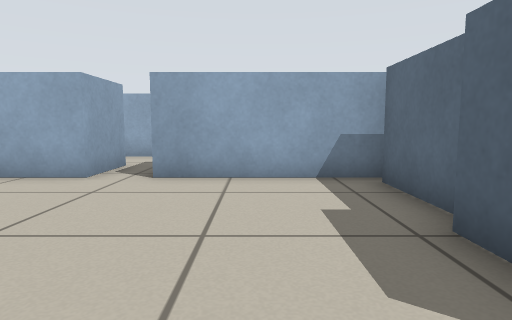
View 1 (above)

16 first-person views from a walk through a world built for the Player/Stage simulator. The camera is 0.51 m above the floor, tilts 6° down and sees 75° across. Floor lines are 1 m apart. The floor is counted in squares, 0.5 m on a side. Each view is taken from the middle of a square. On the plan, view 1 faces up. The plan holds only what a view shows up to about 13 squares ahead; the rest is blank. The robots in the file are not drawn.

View 2
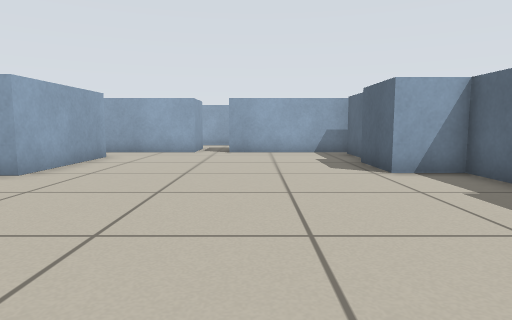

View 3
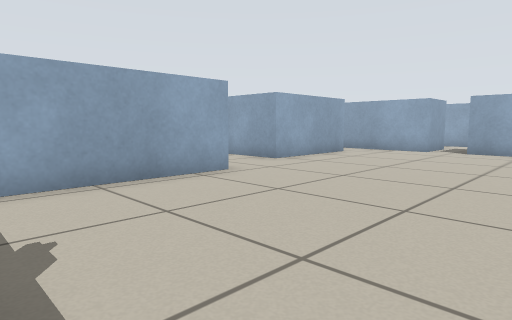

View 4
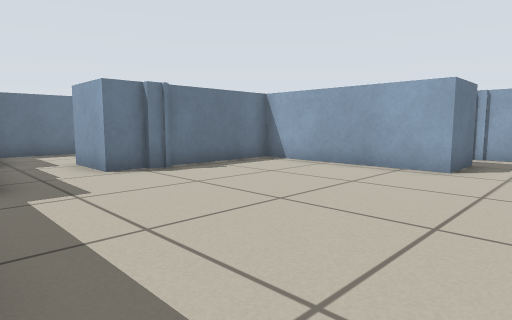

View 5
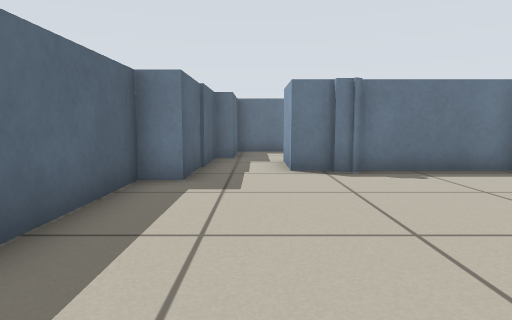

View 6
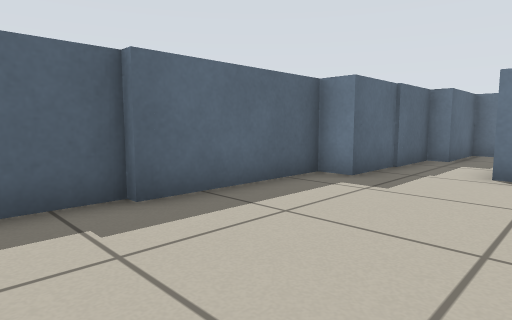

View 7
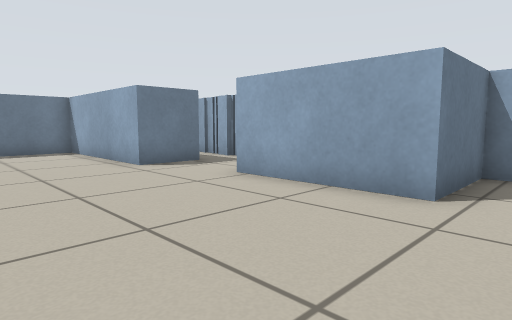

View 8
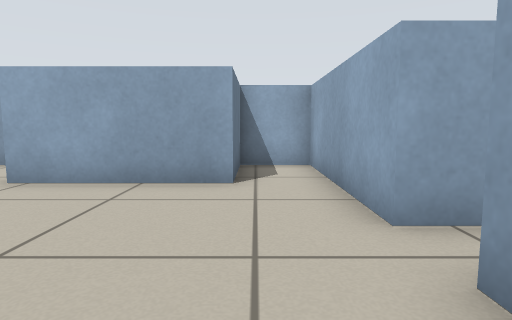

View 9
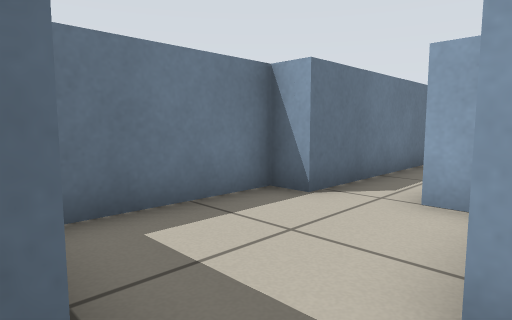

View 10
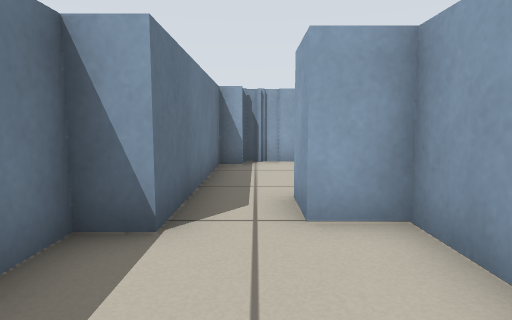

View 11
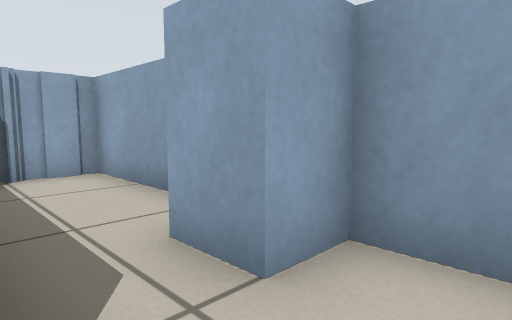

View 12
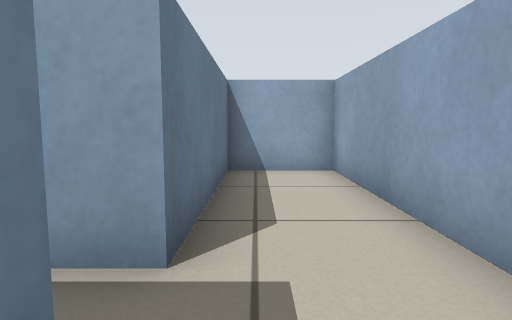

View 13
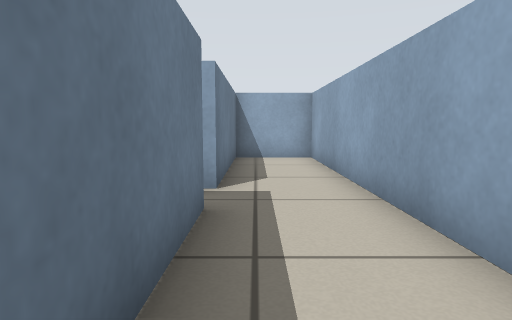

View 14
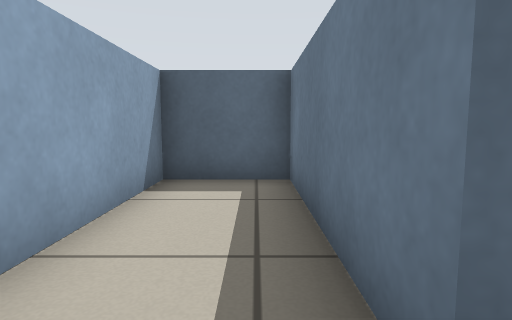

View 15
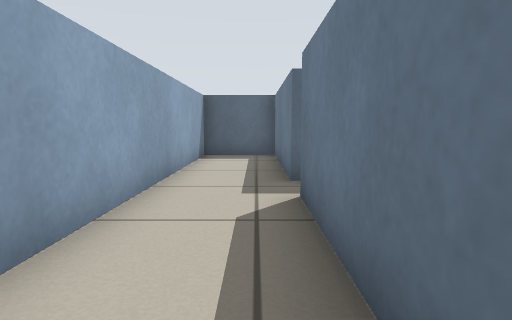

View 16
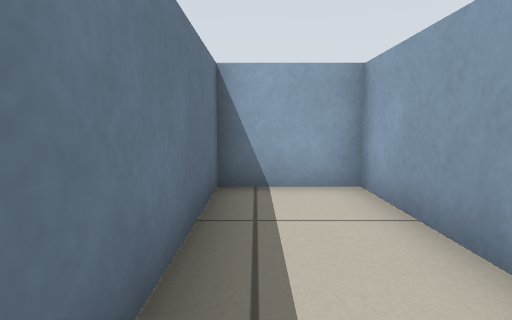

### Floor plan
Ten units are one square. View 1 is at (0, 0); x grows to the right and y downward. Boxes are objects, and circles mark ways between rooms. Rooms are numbered by the first view taken in them; rooms with no view inside come last. Other rooms are left out.
<svg viewBox="-90 -112 130 244">
<path fill="none" stroke="#000" d="M-68 20 -49 20 -49 74 -12 74M23 -36 23 -60M35 20 35 -10 19 -10 19 -31M-33 -64 -85 -64 -85 -46 -58 -46 -58 -6M-14 72 -6 72M-8 74 2 74 2 94M25 -64 -20 -64M17 102 23 102 23 61 32 61 32 19M-10 94 -25 94 -25 105M-21 119 -21 127 17 127 17 102M-20 -84 32 -84 32 -107 -85 -107 -85 -84 -33 -84 -33 -64"/>
<circle cx="10" cy="85" r="3" fill="#2a7"/>
<circle cx="-30" cy="-75" r="3" fill="#2a7"/>
<text x="-20" y="0">1</text>
<text x="0" y="110">2</text>
<text x="-30" y="-90">3</text>
</svg>
Room 1 opens to room 2. Room 1 opens to room 3.

Where each view was taken, in squares from view 1:
view 1: 0 up, 0 right, facing up
view 2: 6 down, 1 left, facing up
view 3: 7 down, 1 right, facing up-left
view 4: 0 up, 3 right, facing down-left
view 5: 0 up, 1 right, facing down
view 6: 0 up, 1 left, facing down-right
view 7: 6 up, 1 left, facing down-left
view 8: 5 up, 0 right, facing left
view 9: 9 down, 2 right, facing down-left
view 10: 11 down, 1 right, facing left
view 11: 12 down, 1 left, facing up-left
view 12: 9 up, 1 left, facing left
view 13: 9 up, 2 right, facing left
view 14: 9 up, 3 left, facing right
view 15: 9 up, 8 left, facing right
view 16: 9 up, 3 left, facing left
